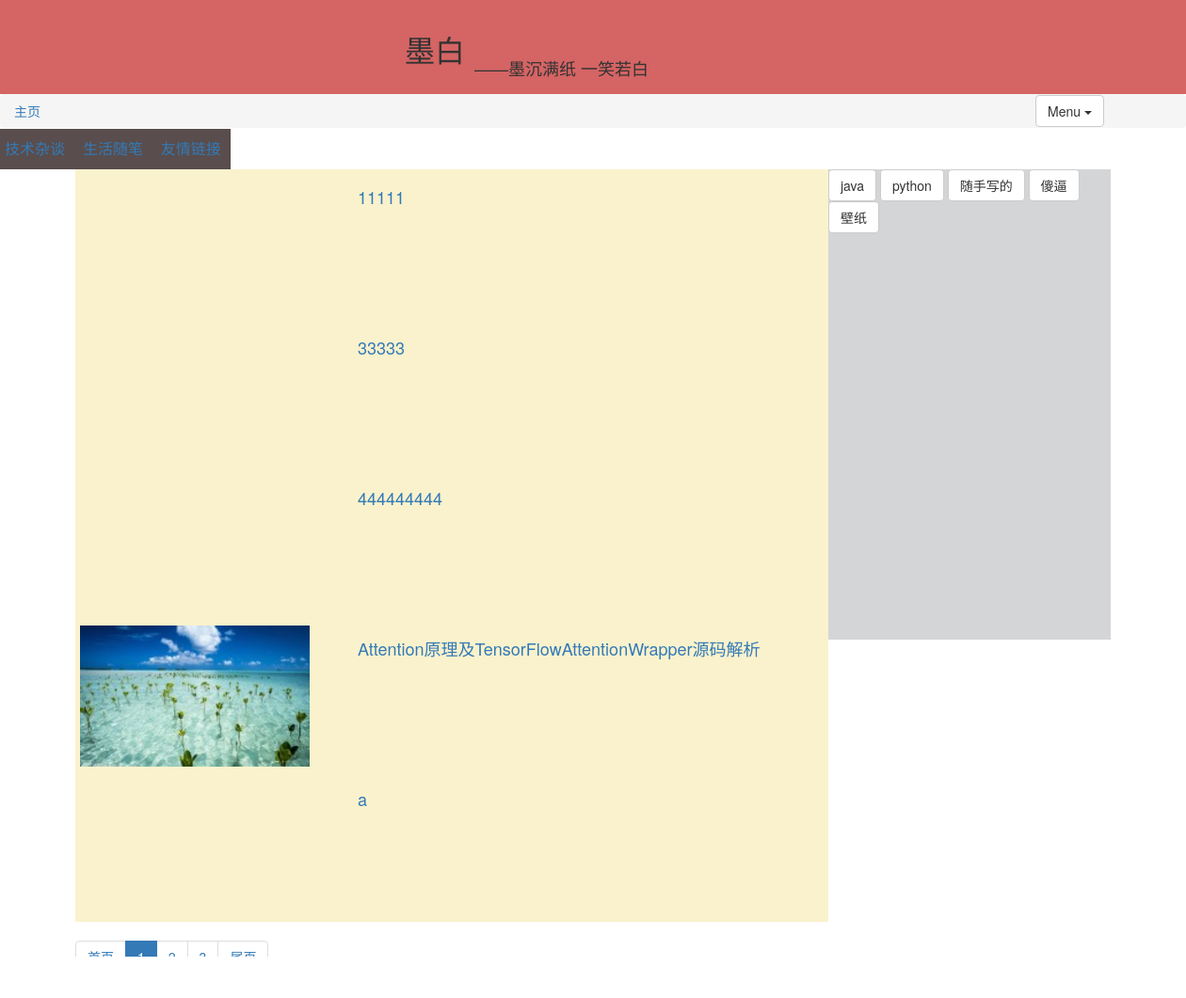
The page / on the database its author committed.
### king/models.py (models this page shows, shortened)
class Category(models.Model):  #类型；部门
    name = models.CharField(max_length=32)
    url = models.CharField(max_length=32)
    class Meta:
        verbose_name_plural = "类别"

class Artical(models.Model):
    title = models.CharField(max_length=64)
    content = models.TextField()
    plate = models.ForeignKey("Plate",related_name='plate_artical')
    tags = models.ManyToManyField(Artical_tag,related_name='tag_atrical')
    publishTime = models.DateTimeField(auto_now_add=True)
    title_image = models.CharField(max_length=128,null=True,blank=True)
    def __str__(self):
        return "%s %s" % (self.title, self.plate)
    class Meta:
        verbose_name = "文章表"

class Artical_tag(models.Model):    #文章标签
    tag = models.CharField(max_length=16)
    def __str__(self):
        return "%s" % (self.tag)
    class Meta:
        verbose_name = "标签"

### tourist/views.py (the view)
# urls.py: url(r'^$',views.index),
def index(request):
    ttime = time.time()
    path='/'
    urldict = request.GET
    userinfo = None
    if request.user.id !=None:
        userinfo = models.MyUser.objects.get(id=request.user.id)
    categorys = models.Category.objects.all()
    artical_all = models.Artical.objects.all().order_by('title')
    tag = models.Artical_tag.objects.all()
    artical_build_page = buildpage(5, artical_all)    #（每页放的item数量）
    if not request.GET.get('page'):
        artical = artical_build_page.get_page_item()
    else:
        artical = artical_build_page.get_page_item(request.GET.get('page'))
    buildpage_ = artical_build_page.get_a_display(path,urldict)
    return render(request,'tourist/index.html', {"categorys": categorys,
                                                 'tags':tag,
                                                 "artical":artical,
                                                 "path":path,
                                                 "userinfo":userinfo,
                                                 'url_dict':urldict,
                                                 'buildpage_':buildpage_,
                                                 'ttime':ttime,
                                                 })

### king/models.py (called while the page is built)
    def __str__(self):
        return "%s %s" % (self.name, self.url)

### king/templatetags/tou_tags.py (called while the page is built, shortened)
@register.simple_tag
def navigation(path):
    path = path.strip()
    path = path.strip('/')
    if path == '':
        return ''

### tourist/tour_func.py (called while the page is built)
    def get_page_item(self,page_num=1):
        page=self.item.page(page_num)
        print(page.object_list)
        return page.object_list

### templates/tourist/index.html (shortened to what this page needs)
{% extends 'base.html' %}
{% block base %}
{% load tou_tags %}
<head>
</head>
<div id="title" style="width: 100%;height: 100px;background-color:#d56464;">
		<div style="margin: 0 auto;width: 400px;height: 100px;">
				<div style=";float: left;margin-top: 30px">
				<p style="font-size: xx-large">墨白</p>
				</div>
				<div style="float: left">
                    <p style="float: left; border:1px;font-size: 18px;margin-left:10px;margin-top: 60px">——墨沉满纸 一笑若白</p>
				</div>
		</div>
</div>
	<div id="daohang">
				<ol class="breadcrumb">
						<li><a href="/">{% if userinfo.username %} {{ userinfo.username }}{% else %}主页{% endif %}</a></li>
				</ol>
	</div>
<div style="height: 36px;width: 40px;position: relative;left: 1100px;top: -55px">
		<div class="dropdown">
  <button class="btn btn-default dropdown-toggle" type="button" id="dropdownMenu1" data-toggle="dropdown" aria-haspopup="true" aria-expanded="true">
    Menu
    <span class="caret"></span>
  </button>
</div>
</div>
	{% for category in categorys %}
	<div class="dropdown" style="z-index: 100;position:relative;top: -55px">
			<button id="btn" class="dropbtn" hre="{{ category.url }}?c_f={{ category.id }}" onclick="redir(this)"><a href="{{ category.url }}?c_f={{ category.id }}"> {{ category.name }}</a></button>
	</div>
	{% endfor %}
<div style="background:#faf2cc;height: auto;width: 1200px;margin: 0 auto; position: relative;right: -50px;top:-55px">
		{% block indexpage %}
				<div style="float: left">
		{% for art in artical %}
						<div style="background-color: #faf2cc;height: 160px;width: 800px;" >
								<div style="float: left;padding-right: 10px;padding-top: 10px;width: 270px;position: relative;right: -5px;top: -5px ">
								{% if  art.title_image  %}
								<img src="{{ art.title_image }}" alt="" height="150" >
								{% else %}
								<img src="/image/1.jpg" alt="无图片" height="150">
								{% endif %}
								</div >
								<div style="float: left;padding-left: 30px;padding-top: 10px;width: 500px">
										<a href="{{ art.plate.url }}/{{ art.id }}"><h4>{{ art.title }}</h4></a>
								</div>
						</div>
		{% endfor %}
				{{ buildpage_ }}
				</div>
				<div style="width: 300px;height: 500px;background-color: #d3d5d6;float: left">
				{% for tag in tags %}
				<a class="btn btn-default" href="{% url 'search' tag.id %}" role="button">{{ tag }}</a>
				{% endfor %}
				</div>
		{% endblock %}
</div>
{% endblock %}

### templates/base.html (shortened to what this page needs)
<!DOCTYPE html>
<html lang="en">
<head>
    <link rel="stylesheet" href="/static/boostrap/css/bootstrap.min.css">
</head>
<body>
{% block base %}
{% endblock %}
</body>
</html>

### templates/tourist/index.html (style rules this page uses)
.dropbtn { background-color: #594d4d; color: #d56464; padding: 10px; font-size: 16px; border: none; cursor: pointer; margin-left: -5px; }
.dropdown { position: relative; display: inline-block; }

### rows shown on the page
Category: name "技术杂谈"
Category: name "生活随笔"
Category: name "友情链接"
Artical: title "11111"
Artical: title "33333"
Artical: title "444444444"
Artical: title_image (picture), title "Attention原理及TensorFlowAttentionWrapper源码解析"
Artical: title "a"
Artical_tag: tag "java"
Artical_tag: tag "python"
Artical_tag: tag "随手写的"
Artical_tag: tag "傻逼"
Artical_tag: tag "壁纸"

### other values the page prints
{{ buildpage_ }} "首页 1 2 3 尾页"
